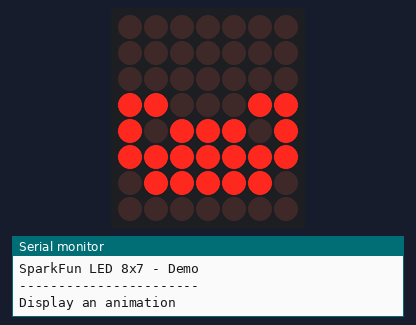
This sketch was run on a simulated Arduino Uno, built for the host (arithmetic inside an expression is 32-bit, double 64-bit). Shown: 7×8 LED matrix, the last lines printed to the serial monitor. Wiring (inferred from the names in the program): charlieplexed LEDs: lines pin 4, pin 5, pin 6, pin 7, pin 8, pin 9, pin 10, pin 11. Random numbers use the default seed unless the sketch sets one.

Above: at 0.28 s.
At 1.68 s:
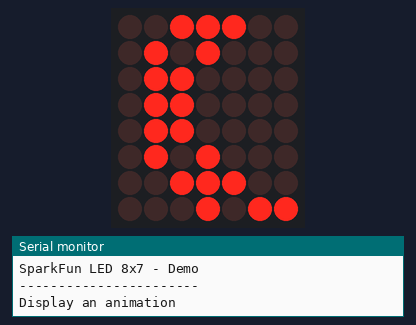
At 9.39 s:
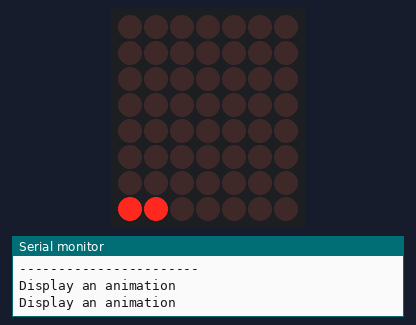
At 20.84 s:
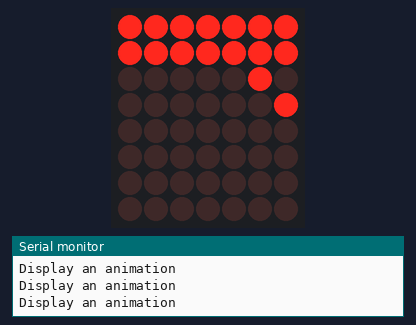
At 27.94 s:
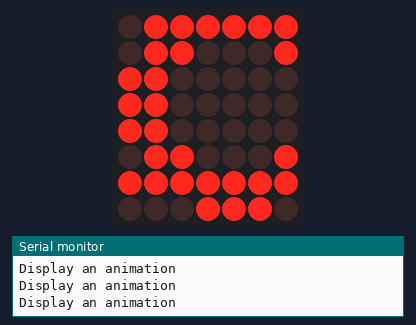
At 39.21 s:
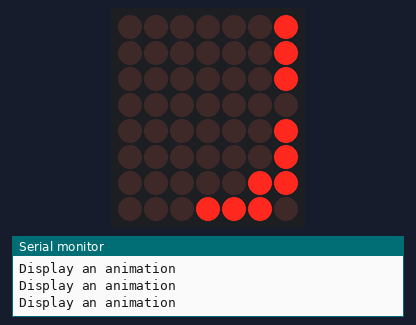

The sketch:

8x7LedMatrix.ino
```cpp
// (licence header left out)
#include <SparkFun_LED_8x7.h>
#include <Chaplex.h>

byte led_pins[] = {4, 5, 6, 7, 8, 9, 10, 11}; // Pins for LEDs
byte i;
byte x;
byte y;
byte radius;
const byte sparkfun_logo[] = { 0,0,0,0,1,0,0,0,
                               0,0,0,0,1,0,1,0,
                               0,0,1,0,1,1,1,0,
                               0,0,1,1,1,1,1,0,
                               0,0,1,1,1,1,0,0,
                               0,0,1,1,0,0,0,0,
                               0,0,1,0,0,0,0,0 };

void setup() {
  Serial.begin(9600);
  Serial.println(F("-----------------------"));
  Serial.println(F("SparkFun LED 8x7 - Demo"));
  Serial.println(F("-----------------------"));

  // Initialize and clear display
  Plex.init(led_pins);
  Plex.clear();
  Plex.display();

  // Seed our random number generator with an analog voltage read
  randomSeed(analogRead(0));

}

void loop() {

  // Show a bitmap
//  Serial.println(F("Draw a bitmap"));
//  Plex.clear();
//  Plex.drawBitmap(sparkfun_logo);
//  Plex.display();
//  delay(2000);
//
//  // Scroll some text
//  Serial.println(F("Scroll some text"));
//  Plex.scrollText("Hi Steve-O!!!", 1);
//  delay(6000);

  // Explosions!
  Serial.println(F("Display an animation"));
  for ( i = 0; i < 15; i++ ) {
    x = random(0, 8);
    y = random(0, 7);
    for ( radius = 0; radius < 12; radius++ ) {
      Plex.clear();
      Plex.circle(x, y, radius);
      Plex.circle(x, y, radius + 1);
      Plex.display();
      delay(30);
    }
  }
}
```
